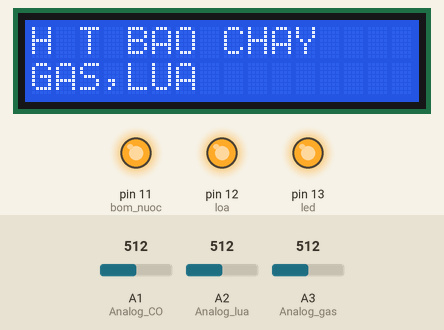
Recording of a sketch running on a simulated Arduino Uno, built with avr-gcc and run on an emulated ATmega328P. Parts: 16×2 character LCD, output pins drawn as LEDs (lit = HIGH). The test bench sets the inputs (shaded band); at power-on: A1 (Analog_CO) = 512, A2 (Analog_lua) = 512, A3 (Analog_gas) = 512. What the sketch prints to the serial monitor is not drawn.

Above: at 1.2 s.
1.3 s: A1 (Analog_CO) set to 641
4.3 s: A1 (Analog_CO) set to 657
At 5.1 s:
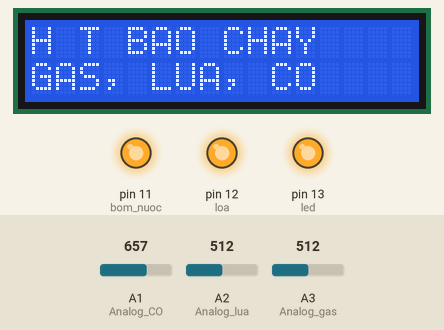
5.9 s: A2 (Analog_lua) set to 689
8.9 s: A2 (Analog_lua) set to 709
At 9.6 s:
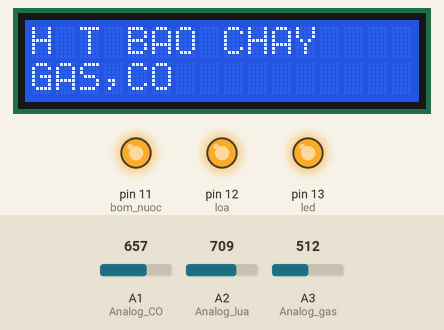
10.6 s: A3 (Analog_gas) set to 360
13.6 s: A3 (Analog_gas) set to 338
At 14.5 s:
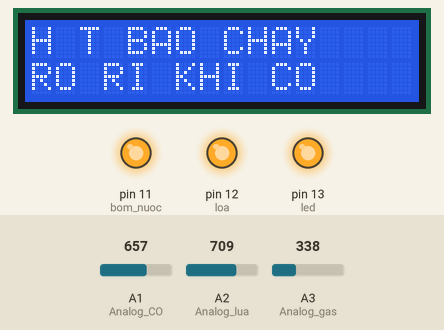
Timing chart, 0 to 16.2 s (numbered marks = the images above; inputs shaded):
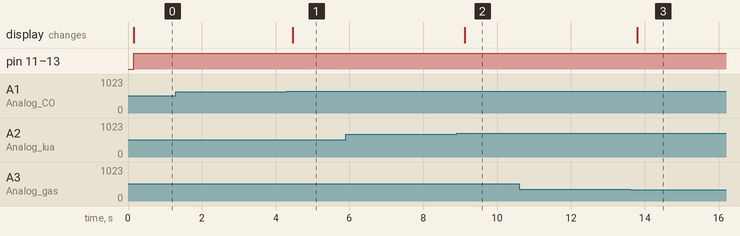

Measured:
- the behaviour switches between 650 and 651 on A1 (Analog_CO) (found by bisection; images 0 and 1)
- the behaviour switches between 699 and 700 on A2 (Analog_lua) (found by bisection; images 1 and 2)
- the behaviour switches between 351 and 350 on A3 (Analog_gas) (found by bisection; images 2 and 3)
- after the input at 1.3 s, every drawn part: stays the same
- after the input at 4.3 s, the display: changes after 0.16 s (image 1)
- after the input at 5.9 s, every drawn part: stays the same
- after the input at 8.9 s, the display: changes after 0.22 s (image 2)
- after the input at 10.6 s, every drawn part: stays the same
- after the input at 13.6 s, the display: changes after 0.19 s (image 3)

The sketch:

code_chay_thuc_te.ino
```cpp
#define Analog_gas A3
#define Analog_lua A2
#define Analog_CO A1
#define led 13
#define loa 12
#define bom_nuoc 11
#include <LCD_I2C.h>
LCD_I2C lcd(0x27);
void setup() {
  // put your setup code here, to run once:
  Serial.begin(9600);

  pinMode(Analog_gas, INPUT);
  pinMode(Analog_lua, INPUT);
  pinMode(Analog_CO, INPUT);
  pinMode(led, OUTPUT);
  pinMode(loa, OUTPUT);
  pinMode(bom_nuoc, OUTPUT);
  lcd.begin();
  lcd.backlight();
}

void loop() {
  // put your main code here, to run repeatedly:
  int a, b, c;
  a = analogRead(Analog_gas);
  Serial.println ("Gia tri analog cam bien khi gas: ");
  Serial.println(a);
  b = analogRead(Analog_lua);
  Serial.println ("Gia tri analog cam bien lua: ");
  Serial.println(b);
  c = analogRead(Analog_CO);
  Serial.println ("Gia tri analog cam bien khi CO: ");
  Serial.println(c);

  lcd.setCursor(0,0);
  lcd.print("H T BAO CHAY");

    if(a>350&&b<700&&c>650){
         lcd.setCursor(0,1);
         lcd.print("                ");
         lcd.setCursor(0, 1);
         lcd.print("GAS, LUA, CO");
         digitalWrite(led, HIGH);
         digitalWrite(loa, HIGH);
         digitalWrite(bom_nuoc, HIGH);
    }
    else if(a>350&&b<700){
         lcd.setCursor(0,1);
         lcd.print("                ");
         lcd.setCursor(0, 1);
         lcd.print("GAS,LUA");
         digitalWrite(led, HIGH);
         digitalWrite(loa, HIGH);
         digitalWrite(bom_nuoc, HIGH);
    }
    else if(a>350&&c>650){
         lcd.setCursor(0,1);
         lcd.print("                ");
         lcd.setCursor(0, 1);
         lcd.print("GAS,CO");
         digitalWrite(led, HIGH);
         digitalWrite(loa, HIGH);
         digitalWrite(bom_nuoc, HIGH);
    }
    else if(b<700&&c>650){
         lcd.setCursor(0,1);
         lcd.print("                ");
         lcd.setCursor(0, 1);
         lcd.print("LUA,CO");
         digitalWrite(led, HIGH);
         digitalWrite(loa, HIGH);
         digitalWrite(bom_nuoc, HIGH);
    }
    else if(a>350){
         lcd.setCursor(0,1);
         lcd.print("                ");
         lcd.setCursor(0, 1);
         lcd.print("RO RI KHI GAS");
         digitalWrite(led, HIGH);
         digitalWrite(loa, HIGH);
         digitalWrite(bom_nuoc, HIGH);
    }
    else if(b<700){
         lcd.setCursor(0,1);
         lcd.print("                ");
         lcd.setCursor(0, 1);
         lcd.print("CO CHAY");
         digitalWrite(led, HIGH);
         digitalWrite(loa, HIGH);
         digitalWrite(bom_nuoc, HIGH);
    }
    else if(c>650){
         lcd.setCursor(0,1);
         lcd.print("                ");
         lcd.setCursor(0, 1);
         lcd.print("RO RI KHI CO");
         digitalWrite(led, HIGH);
         digitalWrite(loa, HIGH);
         digitalWrite(bom_nuoc, HIGH);
    }
    else{
         lcd.setCursor(0,1);
         lcd.print("                ");
         lcd.setCursor(0,1);
         lcd.print("AN TOAN");
         delay(1000);
         digitalWrite(bom_nuoc, LOW);
         digitalWrite(led, LOW);
         digitalWrite(loa, LOW);
    }
}
```
